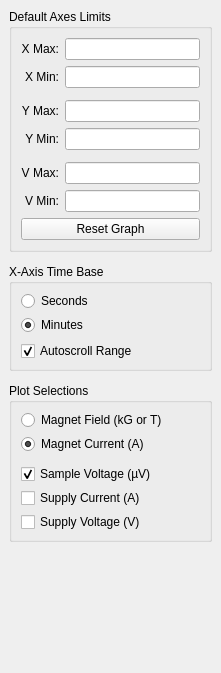
  <widget class="QDockWidget" name="plotDockWidget">
   <property name="minimumSize">
    <size>
     <width>221</width>
     <height>673</height>
    </size>
   </property>
   <property name="font">
    <font>
     <pointsize>9</pointsize>
    </font>
   </property>
   <property name="allowedAreas">
    <set>Qt::LeftDockWidgetArea|Qt::RightDockWidgetArea</set>
   </property>
   <property name="windowTitle">
    <string>Plot Settings</string>
   </property>
   <attribute name="dockWidgetArea">
    <number>2</number>
   </attribute>
   <widget class="QWidget" name="plotDockWidgetContents">
    <layout class="QVBoxLayout" name="plotDockWidgetLayout">
     <property name="spacing">
      <number>12</number>
     </property>
     <item>
      <widget class="QGroupBox" name="axesLimitGroupBox">
       <property name="title">
        <string>Default Axes Limits</string>
       </property>
       <layout class="QGridLayout" name="axesLimitLayout">
        <item row="16" column="1">
         <widget class="QLineEdit" name="vmaxEdit"/>
        </item>
        <item row="11" column="0">
         <widget class="QLabel" name="ymaxLabel">
          <property name="text">
           <string>Y Max:</string>
          </property>
          <property name="alignment">
           <set>Qt::AlignRight|Qt::AlignTrailing|Qt::AlignVCenter</set>
          </property>
         </widget>
        </item>
        <item row="11" column="1">
         <widget class="QLineEdit" name="ymaxEdit"/>
        </item>
        <item row="0" column="0">
         <widget class="QLabel" name="xmaxLabel">
          <property name="text">
           <string>X Max:</string>
          </property>
          <property name="alignment">
           <set>Qt::AlignRight|Qt::AlignTrailing|Qt::AlignVCenter</set>
          </property>
         </widget>
        </item>
        <item row="0" column="1">
         <widget class="QLineEdit" name="xmaxEdit"/>
        </item>
        <item row="21" column="0" colspan="2">
         <widget class="QPushButton" name="resetGraphButton">
          <property name="text">
           <string>Reset Graph</string>
          </property>
         </widget>
        </item>
        <item row="12" column="0">
         <widget class="QLabel" name="yminLabel">
          <property name="text">
           <string>Y Min:</string>
          </property>
          <property name="alignment">
           <set>Qt::AlignRight|Qt::AlignTrailing|Qt::AlignVCenter</set>
          </property>
         </widget>
        </item>
        <item row="17" column="1">
         <widget class="QLineEdit" name="vminEdit"/>
        </item>
        <item row="2" column="1">
         <widget class="QLineEdit" name="xminEdit">
          <property name="placeholderText">
           <string/>
          </property>
         </widget>
        </item>
        <item row="17" column="0">
         <widget class="QLabel" name="vminLabel">
          <property name="text">
           <string>V Min:</string>
          </property>
          <property name="alignment">
           <set>Qt::AlignRight|Qt::AlignTrailing|Qt::AlignVCenter</set>
          </property>
         </widget>
        </item>
        <item row="10" column="1">
         <spacer name="verticalSpacer_6">
          <property name="orientation">
           <enum>Qt::Vertical</enum>
          </property>
          <property name="sizeType">
           <enum>QSizePolicy::Preferred</enum>
          </property>
          <property name="sizeHint" stdset="0">
           <size>
            <width>20</width>
            <height>6</height>
           </size>
          </property>
         </spacer>
        </item>
        <item row="12" column="1">
         <widget class="QLineEdit" name="yminEdit"/>
        </item>
        <item row="14" column="1">
         <spacer name="verticalSpacer_3">
          <property name="orientation">
           <enum>Qt::Vertical</enum>
          </property>
          <property name="sizeType">
           <enum>QSizePolicy::Preferred</enum>
          </property>
          <property name="sizeHint" stdset="0">
           <size>
            <width>20</width>
            <height>6</height>
           </size>
          </property>
         </spacer>
        </item>
        <item row="2" column="0">
         <widget class="QLabel" name="xminLabel">
          <property name="text">
           <string>X Min:</string>
          </property>
          <property name="alignment">
           <set>Qt::AlignRight|Qt::AlignTrailing|Qt::AlignVCenter</set>
          </property>
         </widget>
        </item>
        <item row="16" column="0">
         <widget class="QLabel" name="vmaxLabel">
          <property name="text">
           <string>V Max:</string>
          </property>
          <property name="alignment">
           <set>Qt::AlignRight|Qt::AlignTrailing|Qt::AlignVCenter</set>
          </property>
         </widget>
        </item>
       </layout>
      </widget>
     </item>
     <item>
      <widget class="QGroupBox" name="timebaseGroupBox">
       <property name="title">
        <string>X-Axis Time Base</string>
       </property>
       <layout class="QVBoxLayout" name="timebaseLayout">
        <property name="spacing">
         <number>4</number>
        </property>
        <property name="topMargin">
         <number>7</number>
        </property>
        <property name="bottomMargin">
         <number>7</number>
        </property>
        <item>
         <widget class="QRadioButton" name="secondsRadioButton">
          <property name="text">
           <string>Seconds</string>
          </property>
          <property name="checked">
           <bool>false</bool>
          </property>
         </widget>
        </item>
        <item>
         <widget class="QRadioButton" name="minutesRadioButton">
          <property name="text">
           <string>Minutes</string>
          </property>
          <property name="checked">
           <bool>true</bool>
          </property>
         </widget>
        </item>
        <item>
         <spacer name="verticalSpacer_17">
          <property name="orientation">
           <enum>Qt::Vertical</enum>
          </property>
          <property name="sizeType">
           <enum>QSizePolicy::Preferred</enum>
          </property>
          <property name="sizeHint" stdset="0">
           <size>
            <width>20</width>
            <height>2</height>
           </size>
          </property>
         </spacer>
        </item>
        <item>
         <widget class="QCheckBox" name="autoscrollXCheckBox">
          <property name="text">
           <string>Autoscroll Range</string>
          </property>
          <property name="icon">
           <iconset resource="magnetdaq.qrc">
            <normaloff>:/magnetdaq/Resources/move_right.png</normaloff>:/magnetdaq/Resources/move_right.png</iconset>
          </property>
          <property name="iconSize">
           <size>
            <width>24</width>
            <height>24</height>
           </size>
          </property>
          <property name="checkable">
           <bool>true</bool>
          </property>
          <property name="checked">
           <bool>true</bool>
          </property>
         </widget>
        </item>
       </layout>
      </widget>
     </item>
     <item>
      <widget class="QGroupBox" name="plottablesGroupBox">
       <property name="title">
        <string>Plot Selections</string>
       </property>
       <layout class="QVBoxLayout" name="plotSelectionsLayout">
        <property name="spacing">
         <number>4</number>
        </property>
        <property name="topMargin">
         <number>7</number>
        </property>
        <property name="bottomMargin">
         <number>7</number>
        </property>
        <item>
         <widget class="QRadioButton" name="magnetFieldRadioButton">
          <property name="text">
           <string>Magnet Field (kG or T)</string>
          </property>
          <property name="checked">
           <bool>false</bool>
          </property>
         </widget>
        </item>
        <item>
         <widget class="QRadioButton" name="magnetCurrentRadioButton">
          <property name="text">
           <string>Magnet Current (A)</string>
          </property>
          <property name="checked">
           <bool>true</bool>
          </property>
         </widget>
        </item>
        <item>
         <spacer name="verticalSpacer_16">
          <property name="orientation">
           <enum>Qt::Vertical</enum>
          </property>
          <property name="sizeType">
           <enum>QSizePolicy::Preferred</enum>
          </property>
          <property name="sizeHint" stdset="0">
           <size>
            <width>20</width>
            <height>6</height>
           </size>
          </property>
         </spacer>
        </item>
        <item>
         <widget class="QCheckBox" name="magnetVoltageCheckBox">
          <property name="text">
           <string>Sample Voltage (µV)</string>
          </property>
          <property name="checked">
           <bool>true</bool>
          </property>
         </widget>
        </item>
        <item>
         <widget class="QCheckBox" name="supplyCurrentCheckBox">
          <property name="text">
           <string>Supply Current (A)</string>
          </property>
         </widget>
        </item>
        <item>
         <widget class="QCheckBox" name="supplyVoltageCheckBox">
          <property name="text">
           <string>Supply Voltage (V)</string>
          </property>
         </widget>
        </item>
       </layout>
      </widget>
     </item>
     <item>
      <spacer name="verticalSpacer_18">
       <property name="orientation">
        <enum>Qt::Vertical</enum>
       </property>
       <property name="sizeType">
        <enum>QSizePolicy::MinimumExpanding</enum>
       </property>
       <property name="sizeHint" stdset="0">
        <size>
         <width>20</width>
         <height>0</height>
        </size>
       </property>
      </spacer>
     </item>
    </layout>
   </widget>
  </widget>
